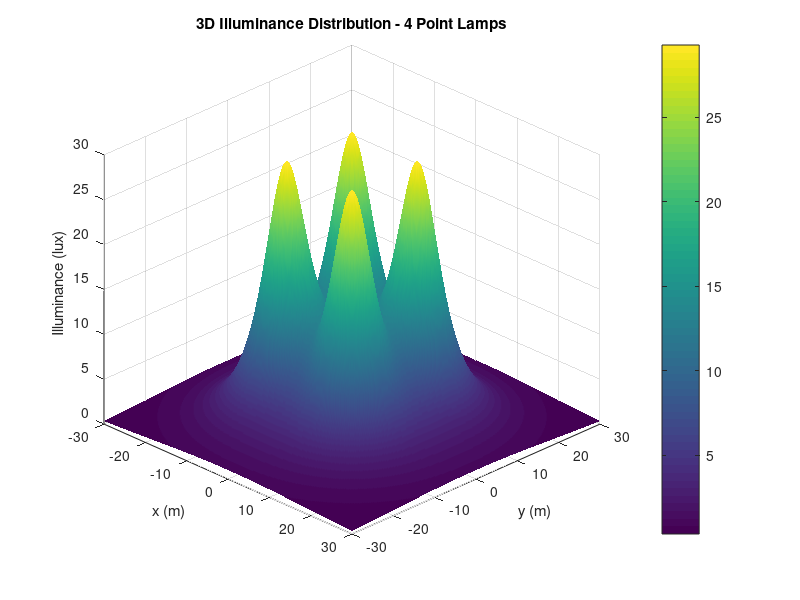
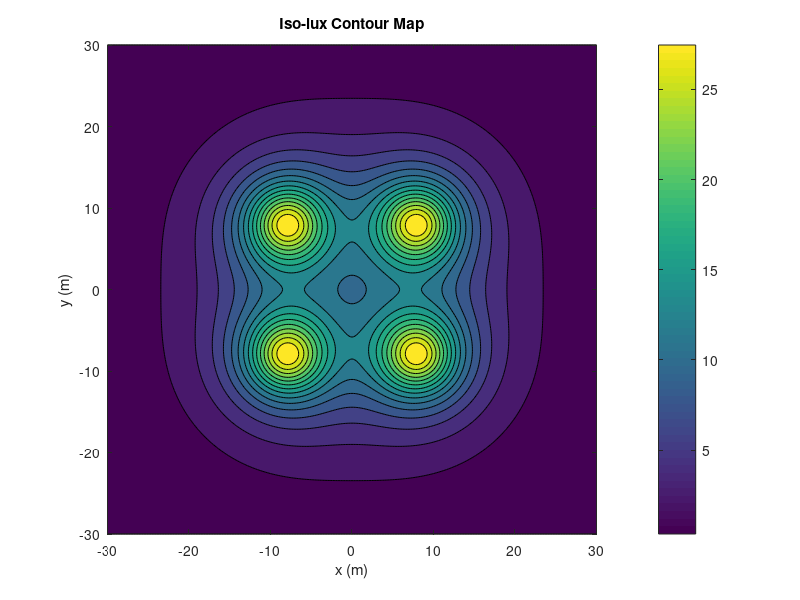

Write MATLAB code to recreate these figures, in order.
clc; clear; close all;

% PARAMETERS
I  = 954.92;      % luminous intensity (candela)
h  = 6;         % lamp height (m)
d  = 8;        % spacing from center (square half length)

% GRID (ground plane)
x = -30:0.2:30;
y = -30:0.2:30;
[X,Y] = meshgrid(x,y);

% LAMP POSITIONS (square)
lamps = [ -d -d;
           d -d;
           d  d;
          -d  d];

E_total = zeros(size(X));

% ILLUMINANCE CALCULATION
for k = 1:size(lamps,1)

    xk = lamps(k,1);
    yk = lamps(k,2);

    r = sqrt((X-xk).^2 + (Y-yk).^2 + h^2);

    % inverse square + cosine law
    E = (I*h) ./ (r.^3);

    E_total = E_total + E;

end

% 3D SURFACE PLOT
figure
surf(X,Y,E_total)

shading interp
xlabel('x (m)')
ylabel('y (m)')
zlabel('Illuminance (lux)')
title('3D Illuminance Distribution - 4 Point Lamps')

colorbar
view(45,30)
grid on

% Iso-lux CONTOUR PLOT
figure
contourf(X,Y,E_total,15)
colorbar
xlabel('x (m)')
ylabel('y (m)')
title('Iso-lux Contour Map')
axis equal
